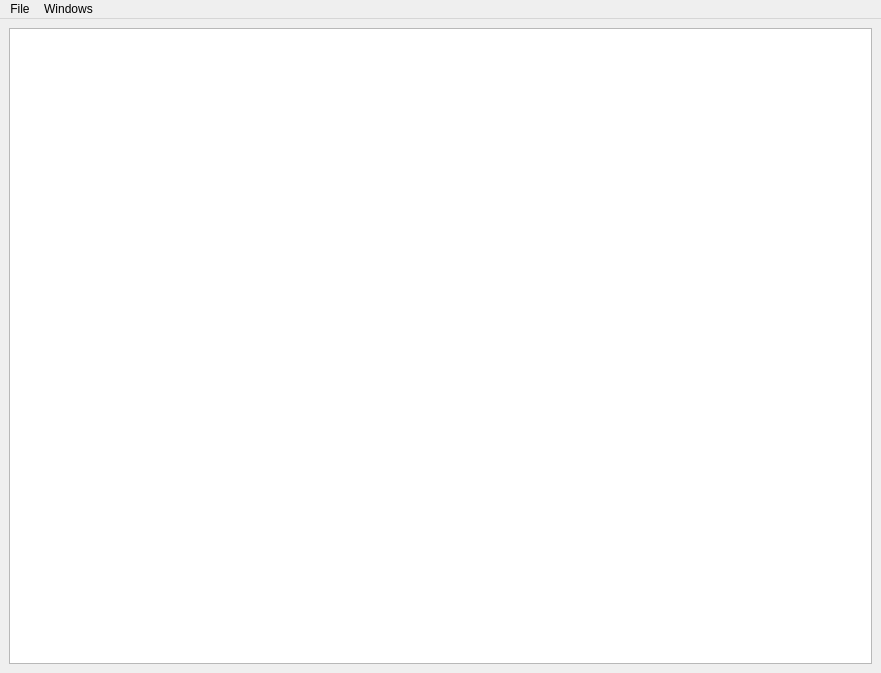
<?xml version="1.0" encoding="UTF-8"?>
<ui version="4.0">
 <class>GrainingWindow</class>
 <widget class="QMainWindow" name="GrainingWindow">
  <property name="geometry">
   <rect>
    <x>0</x>
    <y>0</y>
    <width>881</width>
    <height>673</height>
   </rect>
  </property>
  <property name="windowTitle">
   <string>Graining</string>
  </property>
  <widget class="QWidget" name="centralwidget">
   <layout class="QVBoxLayout" name="verticalLayout_3">
    <item>
     <widget class="QGraphicsView" name="graphicsView">
      <property name="sizeAdjustPolicy">
       <enum>QAbstractScrollArea::AdjustIgnored</enum>
      </property>
      <property name="resizeAnchor">
       <enum>QGraphicsView::NoAnchor</enum>
      </property>
     </widget>
    </item>
   </layout>
  </widget>
  <widget class="QMenuBar" name="menuBar">
   <property name="geometry">
    <rect>
     <x>0</x>
     <y>0</y>
     <width>881</width>
     <height>22</height>
    </rect>
   </property>
   <widget class="QMenu" name="menuFile">
    <property name="title">
     <string>File</string>
    </property>
    <addaction name="actionBrowse"/>
    <addaction name="actionSave"/>
   </widget>
   <widget class="QMenu" name="menuWindows">
    <property name="title">
     <string>Windows</string>
    </property>
    <addaction name="actionParameters"/>
    <addaction name="actionOperations"/>
   </widget>
   <addaction name="menuFile"/>
   <addaction name="menuWindows"/>
  </widget>
  <action name="actionBrowse">
   <property name="text">
    <string>Browse</string>
   </property>
  </action>
  <action name="actionSave">
   <property name="text">
    <string>Save</string>
   </property>
  </action>
  <action name="actionParameters">
   <property name="text">
    <string>Open parameters window</string>
   </property>
  </action>
  <action name="actionOperations">
   <property name="text">
    <string>Open operations window</string>
   </property>
  </action>
 </widget>
 <resources/>
 <connections/>
</ui>
